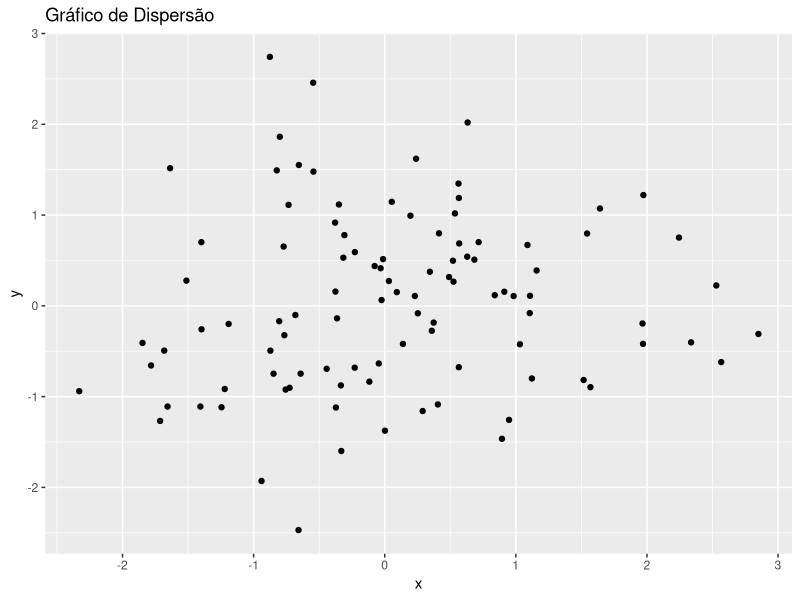

Recreate this plot in R.
## ---- chunk 1
library(ggplot2)

### Criar um conjunto de dados exemplo
data <- data.frame(
  x = rnorm(100),
  y = rnorm(100)
)
### Criar um gráfico de dispersão
ggplot(data, aes(x = x, y = y)) +
  geom_point() +
  labs(title = "Gráfico de Dispersão")
## ---- chunk 2
library(dplyr)
### Criar um data frame exemplo
data <- data.frame(
  grupo = rep(c("A", "B"), each = 5),
  valor = c(10, 20, 15, 25, 30, 5, 10, 15, 20, 25)
)
### Filtrar e sumarizar os dados
resumo <- data |>
  filter(valor > 15) |>
  group_by(grupo) |>
  summarise(media_valor = mean(valor))
print(resumo)
## ---- chunk 3
library(tidyr)
### Criar um data frame exemplo
data <- data.frame(
  id = 1:3,
  tratamento_A = c(NA, 3, 1),
  tratamento_B = c(2, NA, 4)
)
### Transformar o data frame em formato tidy
data_tidy <- data |>
  pivot_longer(cols = starts_with("tratamento"), names_to = "tratamento", values_to = "resultado")
print(data_tidy)
## ---- chunk 4
library(purrr)
### Criar uma lista de números
numeros <- list(1, 2, 3, 4, 5)
### Aplicar uma função a cada elemento da lista
resultados <- map(numeros, function(x) x^2)
print(resultados)
## ---- chunk 5
library(tibble)
### Criar um tibble
data <- tibble(
  x = 1:5,
  y = 6:10
)
### Mostrar o tibble
print(data)

## ---- chunk 6
 
tibble(
  x = 1:5, 
  y = 1, 
  z = x ^ 2 + y
)
